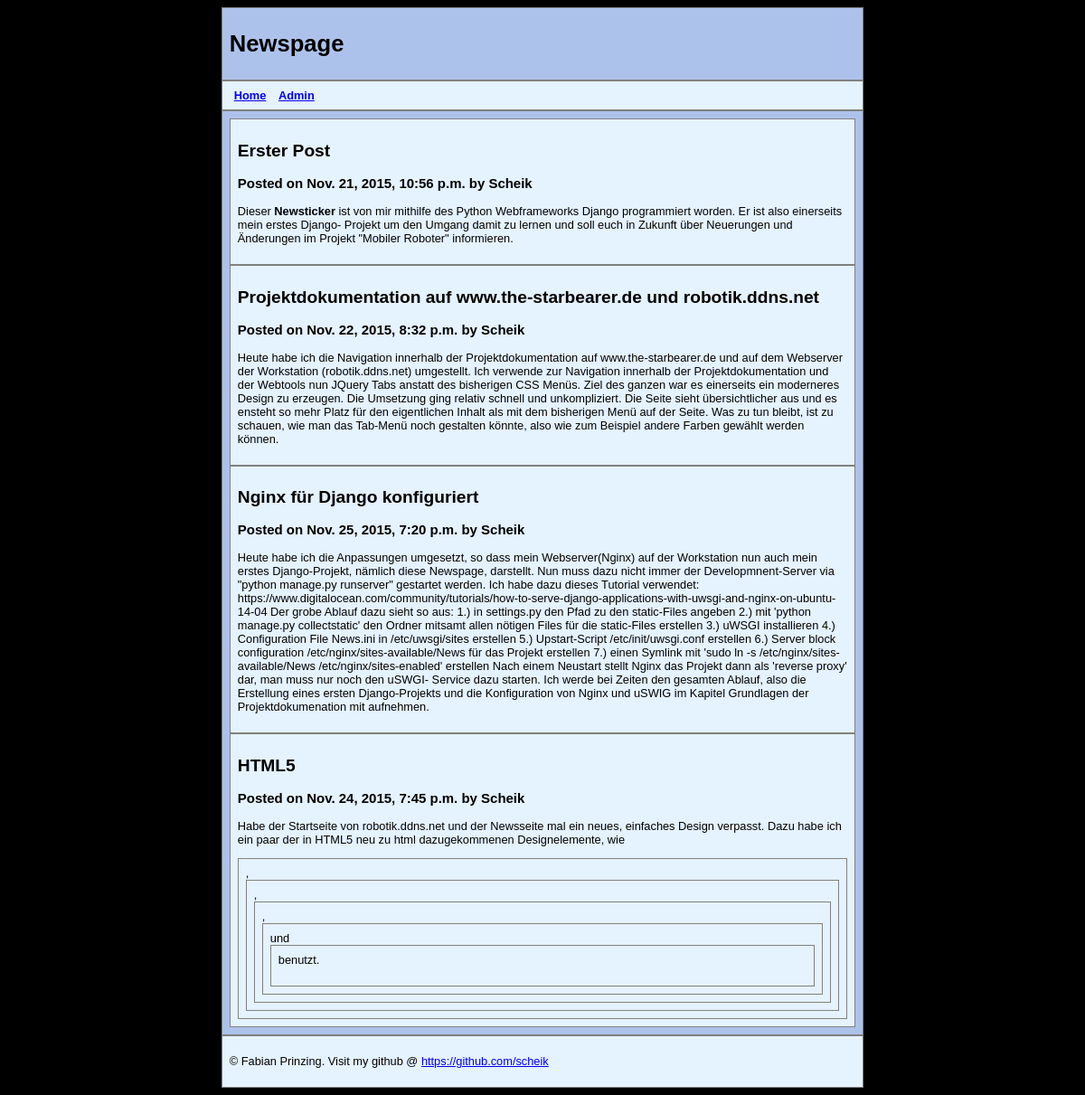
The app's page /Newspage/, older data.
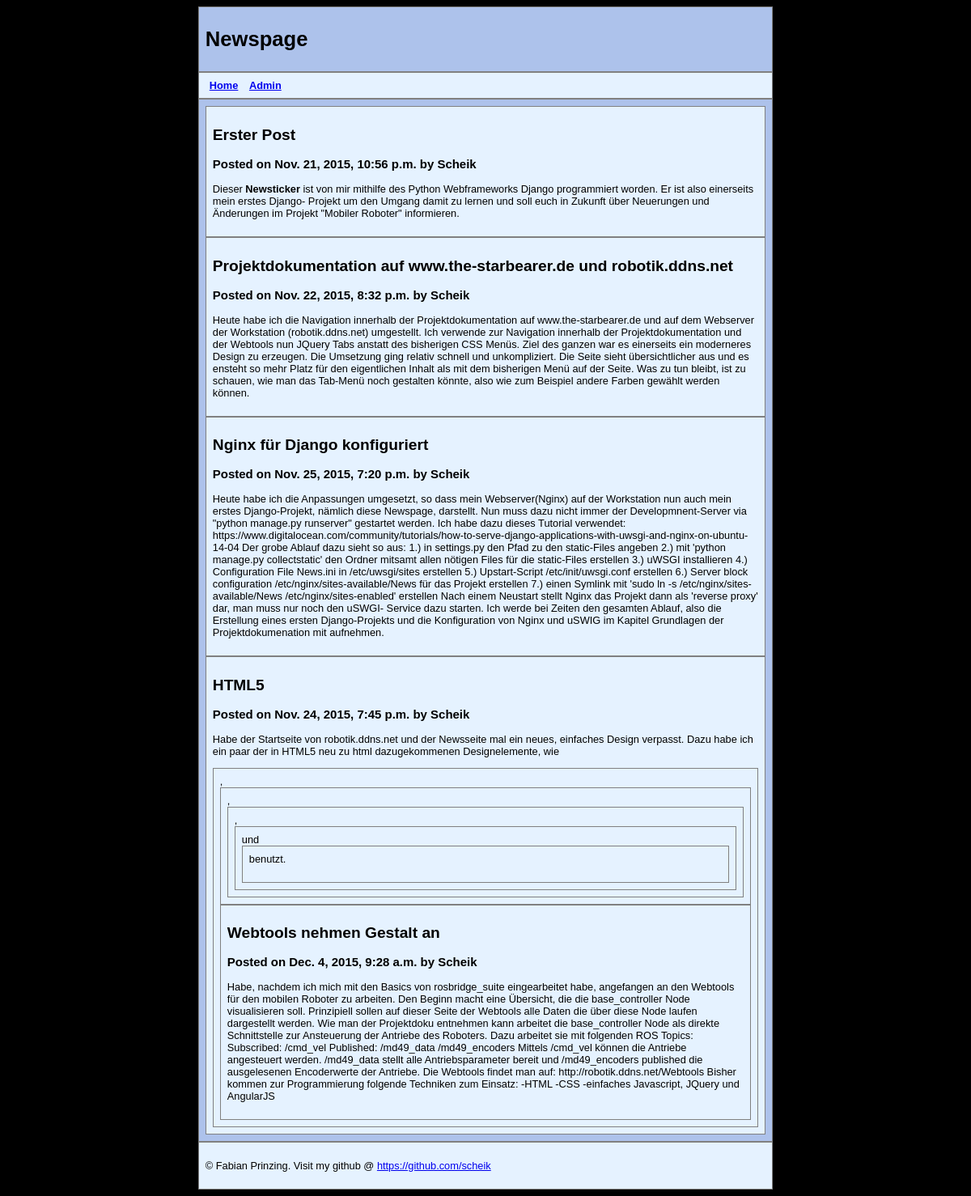
The same page, newer data.
### Newspage/models.py (models this page shows, shortened)
class posts(models.Model):
	author = models.CharField(max_length = 40)
	title = models.CharField(max_length = 200)
	bodytext = HTMLField()
	timestamp = models.DateTimeField()

### Newspage/views.py (the view)
# urls.py: url(r'^Newspage/', 'Newspage.views.newspage', name='newspage'),
def newspage(request):
	entries = posts.objects.all()[:100]
	return render(request, "newspage.html",{ 'posts' : entries })

### templates/newspage.html (shortened to what this page needs)
<!DOCTYPE html>
<html>
<head>
</head>
<body style="background-color:#000000">
	<div class="container" style="width:60%; margin:0 auto;" >
		<header style="background-color:#adc2eb">
			<h1 style="text-align:left">Newspage</h1>
		</header>
		<nav style="background-color:#e5f2ff">
			<ul><b>
				<li><a href="http://robotik.ddns.net">Home</a></li>
				<li><a href="http://robotik.ddns.net:8000/admin">Admin</a></li>
			</ul></b>
		</nav>
		<section  style="background-color:#adc2eb">
		{% for post in posts %}
			<article  style="background-color:#e5f2ff">
				<h2>{{ post.title }}</h2>
				<h3>Posted on {{ post.timestamp }} by {{ post.author }}</h3>
				<p>{{ post.bodytext|safe }}</p>
			</article>
		{% endfor %}
		</section>
		<footer style="background-color:#e5f2ff">
		<p>&copy; Fabian Prinzing. Visit my github @ <a href="https://github.com/scheik" target="_blank">https://github.com/scheik</a></p>
		</footer>
	</div>
</body>
</html>

### templates/newspage.html (style rules this page uses)
body { font-family: Verdana, sans-serif; font-size:0.8em; }
header, nav, section, article, footer { border:1px solid grey; padding:8px; }
nav ul { margin:0; padding:0; }
nav ul li { display:inline; margin:5px; }

Row changes from the older to the newer data that the page shows:
added posts: title "Webtools nehmen Gestalt an", timestamp "Dec. 4, 2015, 9:28 a.m.", author "Scheik", bodytext "Habe, nachdem ich mich mit den Basics von rosbridge_suite eingearbeitet habe, angefangen an den Webtools für den mobilen Roboter zu arbeiten. Den Beginn macht eine Übersicht, die die base_controller Node visualisieren soll. Prinzipiell sollen auf dieser Seite der Webtools alle Daten die über diese Node laufen dargestellt werden. Wie man der Projektdoku entnehmen kann arbeitet die base_controller Node als direkte Schnittstelle zur Ansteuerung der Antriebe des Roboters. Dazu arbeitet sie mit folgenden ROS Topics: Subscribed: /cmd_vel Published: /md49_data /md49_encoders Mittels /cmd_vel können die Antriebe angesteuert werden. /md49_data stellt alle Antriebsparameter bereit und /md49_encoders…"
